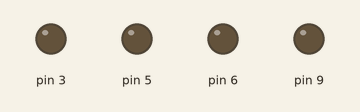
This sketch was run on a simulated Arduino Uno, built with avr-gcc and run on an emulated ATmega328P. On the bench: output pins drawn as LEDs (lit = HIGH).

Above: at 0.05 s.
At 2.0 s:
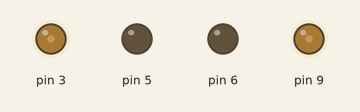
Timing chart, 0 to 4.6 s (numbered marks = the images above):
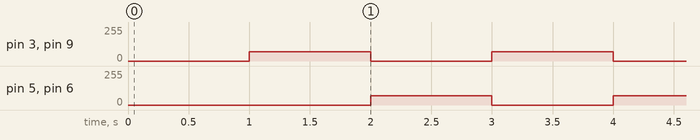

Measured:
- by itself, pin 3, pin 5, pin 6, pin 9: alternates 70/255 for 1.0 s and 0/255 for 1.0 s

The sketch:

sketch_may11a.ino
```cpp
void setup() {
  // put your setup code here, to run once:
}

void loop() {
  // put your main code here, to run repeatedly:
  delay(1000);
  analogWrite(3, 70);
  analogWrite(5, 0);
  analogWrite(6, 0);
  analogWrite(9, 70);
  delay(1000);
  analogWrite(3, 0);
  analogWrite(5, 70);
  analogWrite(6, 70);
  analogWrite(9, 0);
}
```
